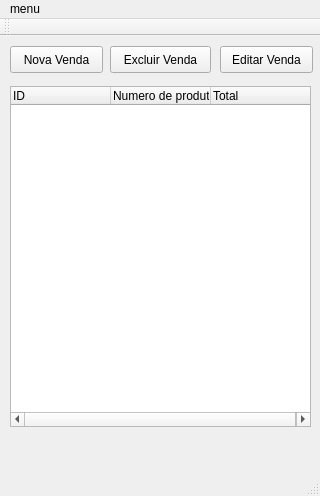
<?xml version="1.0" encoding="UTF-8"?>
<ui version="4.0">
 <class>MainWindow</class>
 <widget class="QMainWindow" name="MainWindow">
  <property name="geometry">
   <rect>
    <x>0</x>
    <y>0</y>
    <width>320</width>
    <height>496</height>
   </rect>
  </property>
  <property name="windowTitle">
   <string>MainWindow</string>
  </property>
  <widget class="QWidget" name="centralwidget">
   <widget class="QPushButton" name="button_new_sell">
    <property name="geometry">
     <rect>
      <x>10</x>
      <y>10</y>
      <width>93</width>
      <height>27</height>
     </rect>
    </property>
    <property name="text">
     <string>Nova Venda</string>
    </property>
   </widget>
   <widget class="QPushButton" name="button_edit_sell">
    <property name="geometry">
     <rect>
      <x>220</x>
      <y>10</y>
      <width>93</width>
      <height>27</height>
     </rect>
    </property>
    <property name="text">
     <string>Editar Venda</string>
    </property>
   </widget>
   <widget class="QPushButton" name="button_delete_sell">
    <property name="geometry">
     <rect>
      <x>110</x>
      <y>10</y>
      <width>101</width>
      <height>27</height>
     </rect>
    </property>
    <property name="text">
     <string>Excluir Venda</string>
    </property>
   </widget>
   <widget class="QTreeWidget" name="grid_sells">
    <property name="geometry">
     <rect>
      <x>10</x>
      <y>50</y>
      <width>301</width>
      <height>341</height>
     </rect>
    </property>
    <column>
     <property name="text">
      <string>ID</string>
     </property>
    </column>
    <column>
     <property name="text">
      <string>Numero de produtos</string>
     </property>
     <property name="font">
      <font>
       <strikeout>false</strikeout>
      </font>
     </property>
    </column>
    <column>
     <property name="text">
      <string>Total</string>
     </property>
    </column>
   </widget>
  </widget>
  <widget class="QMenuBar" name="menubar">
   <property name="geometry">
    <rect>
     <x>0</x>
     <y>0</y>
     <width>320</width>
     <height>23</height>
    </rect>
   </property>
   <widget class="QMenu" name="menuMenu">
    <property name="title">
     <string>menu</string>
    </property>
    <addaction name="actionNova_Venda"/>
    <addaction name="actionExcluir_Venda"/>
    <addaction name="actionEditar_Venda"/>
   </widget>
   <addaction name="menuMenu"/>
  </widget>
  <widget class="QStatusBar" name="statusbar"/>
  <widget class="QToolBar" name="toolBar">
   <property name="windowTitle">
    <string>toolBar</string>
   </property>
   <attribute name="toolBarArea">
    <enum>TopToolBarArea</enum>
   </attribute>
   <attribute name="toolBarBreak">
    <bool>false</bool>
   </attribute>
  </widget>
  <action name="actionNova_Venda">
   <property name="text">
    <string>Nova Venda</string>
   </property>
  </action>
  <action name="actionExcluir_Venda">
   <property name="text">
    <string>Excluir Venda</string>
   </property>
  </action>
  <action name="actionEditar_Venda">
   <property name="text">
    <string>Editar Venda</string>
   </property>
  </action>
 </widget>
 <resources/>
 <connections/>
</ui>
